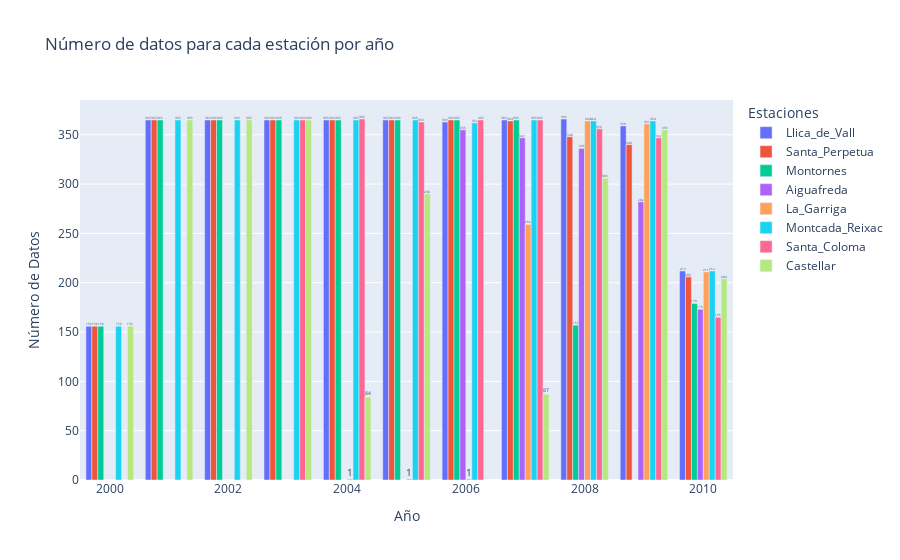

The cell this chart's notebook holds for it:
### Code cell
# 6. Contar el número de datos por estación y por año
tabla_contingencia = TotalDat.groupby(['Estacio', 'Year']).size().reset_index(name='Count')

# Crear el gráfico interactivo con Plotly
fig = px.bar(tabla_contingencia, x='Year', y='Count', color='Estacio', 
             title="Número de datos para cada estación por año", 
             labels={"Count": "Número de Datos", "Year": "Año", "Estacio": "Estación"},
             barmode='group',  # Puedes usar 'stack' para barras apiladas o 'group' para barras agrupadas
             text='Count', hover_name="Estacio")

# Personalizar el diseño del gráfico
fig.update_layout(
    xaxis_title="Año",
    yaxis_title="Número de Datos",
    legend_title="Estaciones",
    bargap=0.2,
    hovermode="x unified"
)

# Mostrar el gráfico interactivo
fig.show()

### Figure 1 — Plotly figure (JSON) as saved in the notebook; plotly's stock layout.template omitted (floating-point values rounded to 4 significant figures)
{"data": [{"alignmentgroup": "True", "hovertemplate": "<b>%{hovertext}</b><br><br>Estación=Llica_de_Vall<br>Año=%{x}<br>Número de Datos=%{text}<extra></extra>", "hovertext": ["Llica_de_Vall", "Llica_de_Vall", "Llica_de_Vall", "Llica_de_Vall", "Llica_de_Vall", "Llica_de_Vall", "Llica_de_Vall", "Llica_de_Vall", "Llica_de_Vall", "Llica_de_Vall", "Llica_de_Vall"], "legendgroup": "Llica_de_Vall", "marker": {"color": "#636efa", "pattern": {"shape": ""}}, "name": "Llica_de_Vall", "offsetgroup": "Llica_de_Vall", "orientation": "v", "showlegend": true, "text": [156, 365, 365, 365, 365, 365, 363, 365, 366, 359, 212], "textposition": "auto", "type": "bar", "x": [2000, 2001, 2002, 2003, 2004, 2005, 2006, 2007, 2008, 2009, 2010], "xaxis": "x", "y": [156, 365, 365, 365, 365, 365, 363, 365, 366, 359, 212], "yaxis": "y"}, {"alignmentgroup": "True", "hovertemplate": "<b>%{hovertext}</b><br><br>Estación=Santa_Perpetua<br>Año=%{x}<br>Número de Datos=%{text}<extra></extra>", "hovertext": ["Santa_Perpetua", "Santa_Perpetua", "Santa_Perpetua", "Santa_Perpetua", "Santa_Perpetua", "Santa_Perpetua", "Santa_Perpetua", "Santa_Perpetua", "Santa_Perpetua", "Santa_Perpetua", "Santa_Perpetua"], "legendgroup": "Santa_Perpetua", "marker": {"color": "#EF553B", "pattern": {"shape": ""}}, "name": "Santa_Perpetua", "offsetgroup": "Santa_Perpetua", "orientation": "v", "showlegend": true, "text": [156, 365, 365, 365, 365, 365, 365, 364, 348, 340, 206], "textposition": "auto", "type": "bar", "x": [2000, 2001, 2002, 2003, 2004, 2005, 2006, 2007, 2008, 2009, 2010], "xaxis": "x", "y": [156, 365, 365, 365, 365, 365, 365, 364, 348, 340, 206], "yaxis": "y"}, {"alignmentgroup": "True", "hovertemplate": "<b>%{hovertext}</b><br><br>Estación=Montornes<br>Año=%{x}<br>Número de Datos=%{text}<extra></extra>", "hovertext": ["Montornes", "Montornes", "Montornes", "Montornes", "Montornes", "Montornes", "Montornes", "Montornes", "Montornes", "Montornes", "Montornes"], "legendgroup": "Montornes", "marker": {"color": "#00cc96", "pattern": {"shape": ""}}, "name": "Montornes", "offsetgroup": "Montornes", "orientation": "v", "showlegend": true, "text": [156, 365, 365, 365, 365, 365, 365, 365, 157, 0, 179], "textposition": "auto", "type": "bar", "x": [2000, 2001, 2002, 2003, 2004, 2005, 2006, 2007, 2008, 2009, 2010], "xaxis": "x", "y": [156, 365, 365, 365, 365, 365, 365, 365, 157, 0, 179], "yaxis": "y"}, {"alignmentgroup": "True", "hovertemplate": "<b>%{hovertext}</b><br><br>Estación=Aiguafreda<br>Año=%{x}<br>Número de Datos=%{text}<extra></extra>", "hovertext": ["Aiguafreda", "Aiguafreda", "Aiguafreda", "Aiguafreda", "Aiguafreda", "Aiguafreda", "Aiguafreda", "Aiguafreda", "Aiguafreda", "Aiguafreda", "Aiguafreda"], "legendgroup": "Aiguafreda", "marker": {"color": "#ab63fa", "pattern": {"shape": ""}}, "name": "Aiguafreda", "offsetgroup": "Aiguafreda", "orientation": "v", "showlegend": true, "text": [0, 0, 0, 0, 0, 0, 355, 347, 336, 282, 173], "textposition": "auto", "type": "bar", "x": [2000, 2001, 2002, 2003, 2004, 2005, 2006, 2007, 2008, 2009, 2010], "xaxis": "x", "y": [0, 0, 0, 0, 0, 0, 355, 347, 336, 282, 173], "yaxis": "y"}, {"alignmentgroup": "True", "hovertemplate": "<b>%{hovertext}</b><br><br>Estación=La_Garriga<br>Año=%{x}<br>Número de Datos=%{text}<extra></extra>", "hovertext": ["La_Garriga", "La_Garriga", "La_Garriga", "La_Garriga", "La_Garriga", "La_Garriga", "La_Garriga", "La_Garriga", "La_Garriga", "La_Garriga", "La_Garriga"], "legendgroup": "La_Garriga", "marker": {"color": "#FFA15A", "pattern": {"shape": ""}}, "name": "La_Garriga", "offsetgroup": "La_Garriga", "orientation": "v", "showlegend": true, "text": [0, 0, 0, 0, 1, 1, 1, 259, 364, 361, 211], "textposition": "auto", "type": "bar", "x": [2000, 2001, 2002, 2003, 2004, 2005, 2006, 2007, 2008, 2009, 2010], "xaxis": "x", "y": [0, 0, 0, 0, 1, 1, 1, 259, 364, 361, 211], "yaxis": "y"}, {"alignmentgroup": "True", "hovertemplate": "<b>%{hovertext}</b><br><br>Estación=Montcada_Reixac<br>Año=%{x}<br>Número de Datos=%{text}<extra></extra>", "hovertext": ["Montcada_Reixac", "Montcada_Reixac", "Montcada_Reixac", "Montcada_Reixac", "Montcada_Reixac", "Montcada_Reixac", "Montcada_Reixac", "Montcada_Reixac", "Montcada_Reixac", "Montcada_Reixac", "Montcada_Reixac"], "legendgroup": "Montcada_Reixac", "marker": {"color": "#19d3f3", "pattern": {"shape": ""}}, "name": "Montcada_Reixac", "offsetgroup": "Montcada_Reixac", "orientation": "v", "showlegend": true, "text": [156, 365, 365, 365, 365, 365, 362, 365, 364, 364, 212], "textposition": "auto", "type": "bar", "x": [2000, 2001, 2002, 2003, 2004, 2005, 2006, 2007, 2008, 2009, 2010], "xaxis": "x", "y": [156, 365, 365, 365, 365, 365, 362, 365, 364, 364, 212], "yaxis": "y"}, {"alignmentgroup": "True", "hovertemplate": "<b>%{hovertext}</b><br><br>Estación=Santa_Coloma<br>Año=%{x}<br>Número de Datos=%{text}<extra></extra>", "hovertext": ["Santa_Coloma", "Santa_Coloma", "Santa_Coloma", "Santa_Coloma", "Santa_Coloma", "Santa_Coloma", "Santa_Coloma", "Santa_Coloma", "Santa_Coloma", "Santa_Coloma", "Santa_Coloma"], "legendgroup": "Santa_Coloma", "marker": {"color": "#FF6692", "pattern": {"shape": ""}}, "name": "Santa_Coloma", "offsetgroup": "Santa_Coloma", "orientation": "v", "showlegend": true, "text": [0, 0, 0, 365, 366, 363, 365, 365, 356, 347, 165], "textposition": "auto", "type": "bar", "x": [2000, 2001, 2002, 2003, 2004, 2005, 2006, 2007, 2008, 2009, 2010], "xaxis": "x", "y": [0, 0, 0, 365, 366, 363, 365, 365, 356, 347, 165], "yaxis": "y"}, {"alignmentgroup": "True", "hovertemplate": "<b>%{hovertext}</b><br><br>Estación=Castellar<br>Año=%{x}<br>Número de Datos=%{text}<extra></extra>", "hovertext": ["Castellar", "Castellar", "Castellar", "Castellar", "Castellar", "Castellar", "Castellar", "Castellar", "Castellar", "Castellar", "Castellar"], "legendgroup": "Castellar", "marker": {"color": "#B6E880", "pattern": {"shape": ""}}, "name": "Castellar", "offsetgroup": "Castellar", "orientation": "v", "showlegend": true, "text": [156, 365, 365, 365, 84, 290, 0, 87, 306, 355, 204], "textposition": "auto", "type": "bar", "x": [2000, 2001, 2002, 2003, 2004, 2005, 2006, 2007, 2008, 2009, 2010], "xaxis": "x", "y": [156, 365, 365, 365, 84, 290, 0, 87, 306, 355, 204], "yaxis": "y"}], "layout": {"bargap": 0.2, "barmode": "group", "hovermode": "x unified", "legend": {"title": {"text": "Estaciones"}, "tracegroupgap": 0}, "title": {"text": "Número de datos para cada estación por año"}, "xaxis": {"anchor": "y", "domain": [0, 1], "title": {"text": "Año"}}, "yaxis": {"anchor": "x", "domain": [0, 1], "title": {"text": "Número de Datos"}}}}
